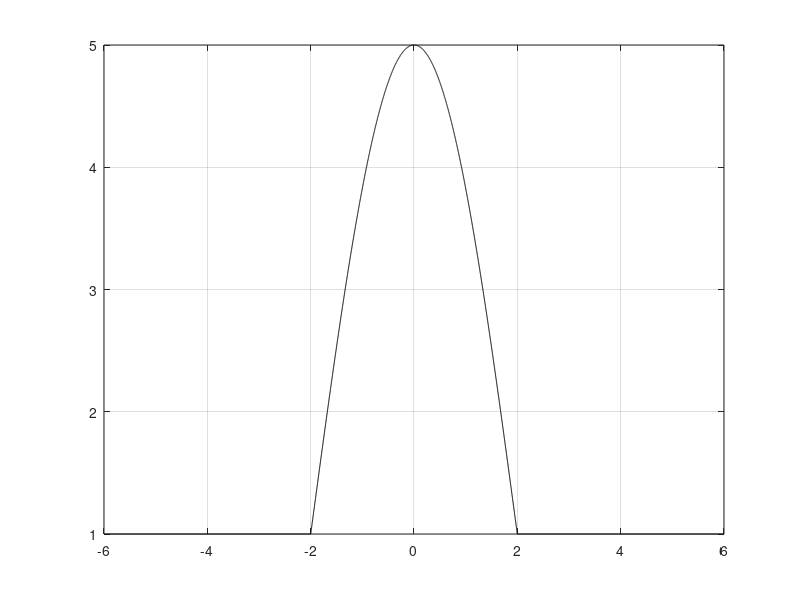

Here is the MATLAB script that generated this plot:
clear;
clc;
x1=[1 5 3 7 4 2 6 9 3 1 5 7];
x1d=downsample(x1,3); %resultin vector with 3rd no of samples
disp(x1d);
x1u=upsample(x1,3); %---- with 3 times more samples%
disp(x1u);
x1r_3_over_2=resample(x1,3,2);%reconstruct with 1.5 more samples%
disp(x1r_3_over_2);%
x1r_2_over_3=resample(x1,2,3);
disp(x1r_2_over_3);   %reconstruct with 2/3 samples

y1=ones(1,2000);    %how to fit different funv=ctions to be plotted on same curve
t=linspace(-1,1,2000);
y2=4*cos(2*pi*t/4)+1;
y=[y1 y2 y1];
t=linspace(-6,6,6000);
plot(t,y,'k');
grid on;
